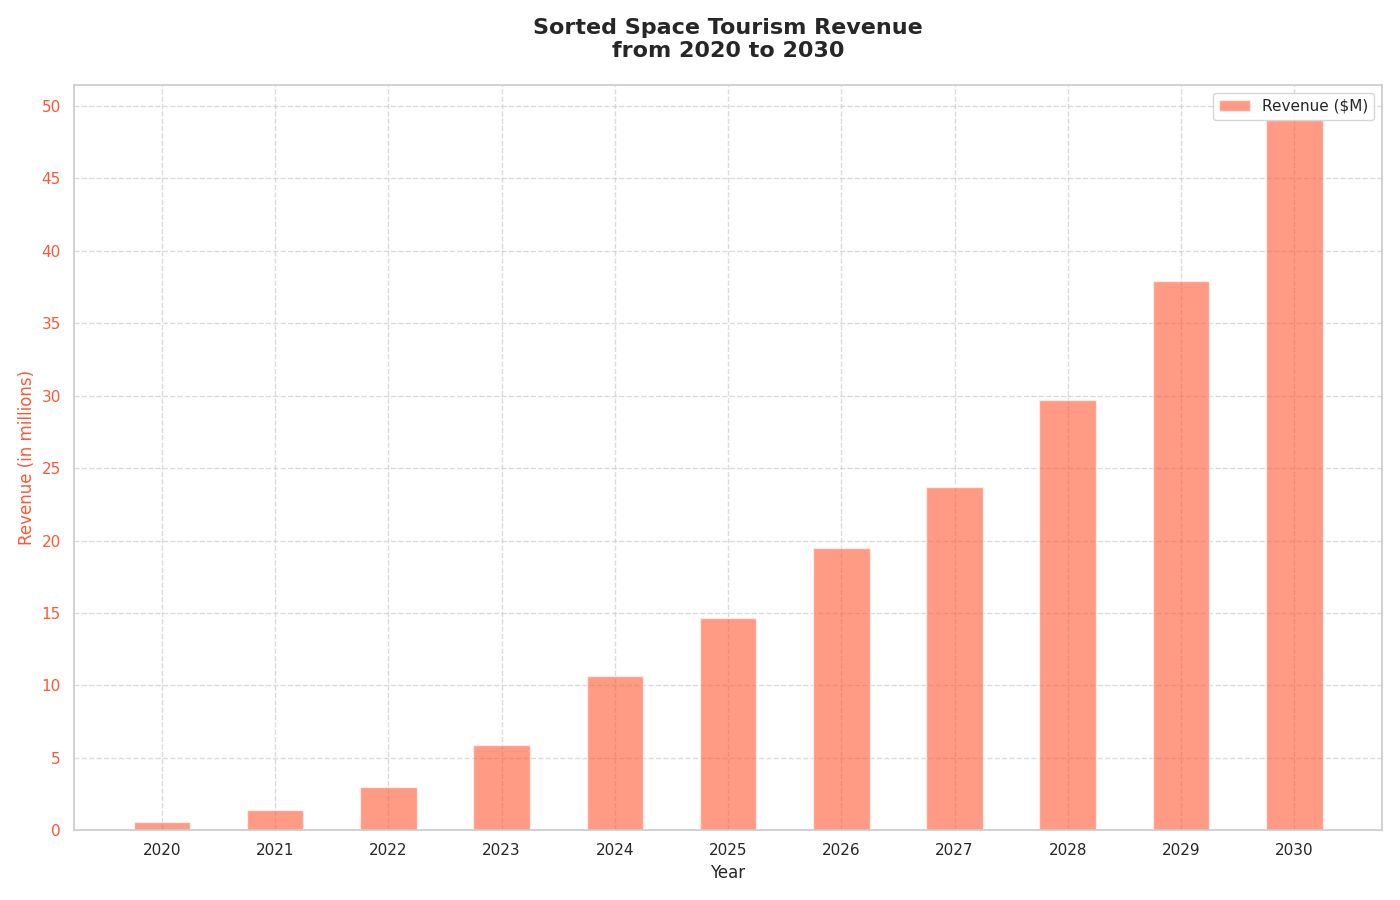

The script that drew this image:
import matplotlib.pyplot as plt
import numpy as np

years = np.arange(2020, 2031)
space_tourists = np.array([0.5, 1.2, 2.5, 5.0, 8.5, 12.0, 15.0, 18.5, 22.0, 28.5, 35.0])
revenue_per_tourist = 1.0
space_revenue = space_tourists * revenue_per_tourist * (1.0 + np.array([0.1, 0.15, 0.2, 0.18, 0.25, 0.22, 0.3, 0.28, 0.35, 0.33, 0.4]))

# Sorting the revenue and years based on revenue in descending order
sorted_indices = np.argsort(space_revenue)[::-1]
sorted_years = years[sorted_indices]
sorted_space_revenue = space_revenue[sorted_indices]

fig, ax1 = plt.subplots(figsize=(14, 9))

# Unified color
unified_color = '#FF5733'

ax1.bar(sorted_years, sorted_space_revenue, color=unified_color, alpha=0.6, label='Revenue ($M)', width=0.5)
ax1.set_xlabel("Year", fontsize=12)
ax1.set_ylabel("Revenue (in millions)", fontsize=12, color=unified_color)
ax1.tick_params(axis='y', labelcolor=unified_color)

plt.title("Sorted Space Tourism Revenue\nfrom 2020 to 2030", fontsize=16, fontweight='bold', pad=20)

ax1.legend(loc='upper right')

# Set x-ticks as sorted years to maintain clarity in labeling
ax1.set_xticks(sorted_years)
ax1.set_yticks(np.arange(0, max(sorted_space_revenue) + 5, 5))

ax1.grid(True, linestyle='--', alpha=0.7)

fig.tight_layout()
plt.show()
